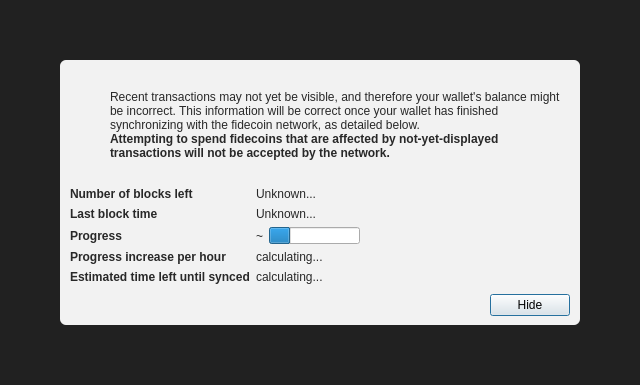
<?xml version="1.0" encoding="UTF-8"?>
<ui version="4.0">
 <class>ModalOverlay</class>
 <widget class="ModalOverlay" name="ModalOverlay">
  <property name="geometry">
   <rect>
    <x>0</x>
    <y>0</y>
    <width>640</width>
    <height>385</height>
   </rect>
  </property>
  <property name="windowTitle">
   <string>Form</string>
  </property>
  <layout class="QVBoxLayout" name="verticalLayout" stretch="0">
   <property name="sizeConstraint">
    <enum>QLayout::SetDefaultConstraint</enum>
   </property>
   <property name="leftMargin">
    <number>0</number>
   </property>
   <property name="topMargin">
    <number>0</number>
   </property>
   <property name="rightMargin">
    <number>0</number>
   </property>
   <property name="bottomMargin">
    <number>0</number>
   </property>
   <item>
    <widget class="QWidget" name="bgWidget" native="true">
     <property name="styleSheet">
      <string notr="true">#bgWidget { background: rgba(0,0,0,220); }</string>
     </property>
     <layout class="QVBoxLayout" name="verticalLayoutMain" stretch="1">
      <property name="leftMargin">
       <number>60</number>
      </property>
      <property name="topMargin">
       <number>60</number>
      </property>
      <property name="rightMargin">
       <number>60</number>
      </property>
      <property name="bottomMargin">
       <number>60</number>
      </property>
      <item>
       <widget class="QWidget" name="contentWidget" native="true">
        <property name="styleSheet">
         <string notr="true">#contentWidget { background: rgba(255,255,255,240); border-radius: 6px; }

QLabel { color: rgb(40,40,40);  }</string>
        </property>
        <layout class="QVBoxLayout" name="verticalLayoutSub" stretch="1,0,0,0">
         <property name="spacing">
          <number>0</number>
         </property>
         <property name="leftMargin">
          <number>10</number>
         </property>
         <property name="topMargin">
          <number>10</number>
         </property>
         <property name="rightMargin">
          <number>10</number>
         </property>
         <property name="bottomMargin">
          <number>10</number>
         </property>
         <item>
          <layout class="QHBoxLayout" name="horizontalLayoutIconText" stretch="0,1">
           <property name="topMargin">
            <number>20</number>
           </property>
           <item>
            <layout class="QVBoxLayout" name="verticalLayoutIcon">
             <property name="leftMargin">
              <number>0</number>
             </property>
             <item>
              <widget class="QPushButton" name="warningIcon">
               <property name="enabled">
                <bool>false</bool>
               </property>
               <property name="text">
                <string/>
               </property>
               <property name="icon">
                <iconset>
                 <normaloff>:/icons/warning</normaloff>
                 <disabledoff>:/icons/warning</disabledoff>:/icons/warning</iconset>
               </property>
               <property name="iconSize">
                <size>
                 <width>48</width>
                 <height>48</height>
                </size>
               </property>
               <property name="flat">
                <bool>true</bool>
               </property>
              </widget>
             </item>
             <item>
              <spacer name="verticalSpacerWarningIcon">
               <property name="orientation">
                <enum>Qt::Vertical</enum>
               </property>
               <property name="sizeHint" stdset="0">
                <size>
                 <width>20</width>
                 <height>40</height>
                </size>
               </property>
              </spacer>
             </item>
            </layout>
           </item>
           <item>
            <layout class="QVBoxLayout" name="verticalLayoutInfoText">
             <property name="leftMargin">
              <number>0</number>
             </property>
             <property name="topMargin">
              <number>0</number>
             </property>
             <item>
              <widget class="QLabel" name="infoText">
               <property name="text">
                <string>Recent transactions may not yet be visible, and therefore your wallet's balance might be incorrect. This information will be correct once your wallet has finished synchronizing with the fidecoin network, as detailed below.</string>
               </property>
               <property name="textFormat">
                <enum>Qt::RichText</enum>
               </property>
               <property name="wordWrap">
                <bool>true</bool>
               </property>
              </widget>
             </item>
             <item>
              <widget class="QLabel" name="infoTextStrong">
               <property name="font">
                <font>
                 <weight>75</weight>
                 <bold>true</bold>
                </font>
               </property>
               <property name="text">
                <string>Attempting to spend fidecoins that are affected by not-yet-displayed transactions will not be accepted by the network.</string>
               </property>
               <property name="textFormat">
                <enum>Qt::RichText</enum>
               </property>
               <property name="wordWrap">
                <bool>true</bool>
               </property>
              </widget>
             </item>
             <item>
              <spacer name="verticalSpacerInTextSpace">
               <property name="orientation">
                <enum>Qt::Vertical</enum>
               </property>
               <property name="sizeHint" stdset="0">
                <size>
                 <width>20</width>
                 <height>40</height>
                </size>
               </property>
              </spacer>
             </item>
            </layout>
           </item>
          </layout>
         </item>
         <item>
          <spacer name="verticalSpacerAfterText">
           <property name="orientation">
            <enum>Qt::Vertical</enum>
           </property>
           <property name="sizeHint" stdset="0">
            <size>
             <width>20</width>
             <height>40</height>
            </size>
           </property>
          </spacer>
         </item>
         <item>
          <layout class="QFormLayout" name="formLayout">
           <property name="fieldGrowthPolicy">
            <enum>QFormLayout::FieldsStayAtSizeHint</enum>
           </property>
           <property name="horizontalSpacing">
            <number>6</number>
           </property>
           <property name="verticalSpacing">
            <number>6</number>
           </property>
           <property name="topMargin">
            <number>10</number>
           </property>
           <item row="0" column="0">
            <widget class="QLabel" name="labelNumberOfBlocksLeft">
             <property name="font">
              <font>
               <weight>75</weight>
               <bold>true</bold>
              </font>
             </property>
             <property name="text">
              <string>Number of blocks left</string>
             </property>
            </widget>
           </item>
           <item row="0" column="1">
            <widget class="QLabel" name="numberOfBlocksLeft">
             <property name="text">
              <string>Unknown...</string>
             </property>
            </widget>
           </item>
           <item row="1" column="0">
            <widget class="QLabel" name="labelLastBlockTime">
             <property name="font">
              <font>
               <weight>75</weight>
               <bold>true</bold>
              </font>
             </property>
             <property name="text">
              <string>Last block time</string>
             </property>
            </widget>
           </item>
           <item row="1" column="1">
            <widget class="QLabel" name="newestBlockDate">
             <property name="sizePolicy">
              <sizepolicy hsizetype="Maximum" vsizetype="Preferred">
               <horstretch>0</horstretch>
               <verstretch>0</verstretch>
              </sizepolicy>
             </property>
             <property name="text">
              <string>Unknown...</string>
             </property>
            </widget>
           </item>
           <item row="2" column="0">
            <widget class="QLabel" name="labelSyncDone">
             <property name="font">
              <font>
               <weight>75</weight>
               <bold>true</bold>
              </font>
             </property>
             <property name="text">
              <string>Progress</string>
             </property>
            </widget>
           </item>
           <item row="2" column="1">
            <layout class="QHBoxLayout" name="horizontalLayoutSync" stretch="0,1">
             <item>
              <widget class="QLabel" name="percentageProgress">
               <property name="text">
                <string notr="true">~</string>
               </property>
              </widget>
             </item>
             <item>
              <widget class="QProgressBar" name="progressBar">
               <property name="value">
                <number>24</number>
               </property>
               <property name="format">
                <string/>
               </property>
              </widget>
             </item>
            </layout>
           </item>
           <item row="4" column="0">
            <widget class="QLabel" name="labelProgressIncrease">
             <property name="font">
              <font>
               <weight>75</weight>
               <bold>true</bold>
              </font>
             </property>
             <property name="text">
              <string>Progress increase per hour</string>
             </property>
            </widget>
           </item>
           <item row="4" column="1">
            <widget class="QLabel" name="progressIncreasePerH">
             <property name="text">
              <string>calculating...</string>
             </property>
            </widget>
           </item>
           <item row="5" column="0">
            <widget class="QLabel" name="labelEstimatedTimeLeft">
             <property name="font">
              <font>
               <weight>75</weight>
               <bold>true</bold>
              </font>
             </property>
             <property name="text">
              <string>Estimated time left until synced</string>
             </property>
            </widget>
           </item>
           <item row="5" column="1">
            <widget class="QLabel" name="expectedTimeLeft">
             <property name="text">
              <string>calculating...</string>
             </property>
            </widget>
           </item>
          </layout>
         </item>
         <item>
          <layout class="QHBoxLayout" name="horizontalLayoutButtons">
           <property name="leftMargin">
            <number>10</number>
           </property>
           <property name="topMargin">
            <number>10</number>
           </property>
           <item>
            <spacer name="horizontalSpacer">
             <property name="orientation">
              <enum>Qt::Horizontal</enum>
             </property>
             <property name="sizeHint" stdset="0">
              <size>
               <width>40</width>
               <height>20</height>
              </size>
             </property>
            </spacer>
           </item>
           <item>
            <widget class="QPushButton" name="closeButton">
             <property name="text">
              <string>Hide</string>
             </property>
             <property name="focusPolicy">
              <enum>Qt::StrongFocus</enum>
             </property>
             <property name="default">
              <bool>true</bool>
             </property>
            </widget>
           </item>
          </layout>
         </item>
        </layout>
       </widget>
      </item>
     </layout>
    </widget>
   </item>
  </layout>
 </widget>
 <customwidgets>
  <customwidget>
   <class>ModalOverlay</class>
   <extends>QWidget</extends>
   <header>qt/modaloverlay.h</header>
   <container>1</container>
  </customwidget>
 </customwidgets>
 <resources/>
 <connections/>
</ui>
